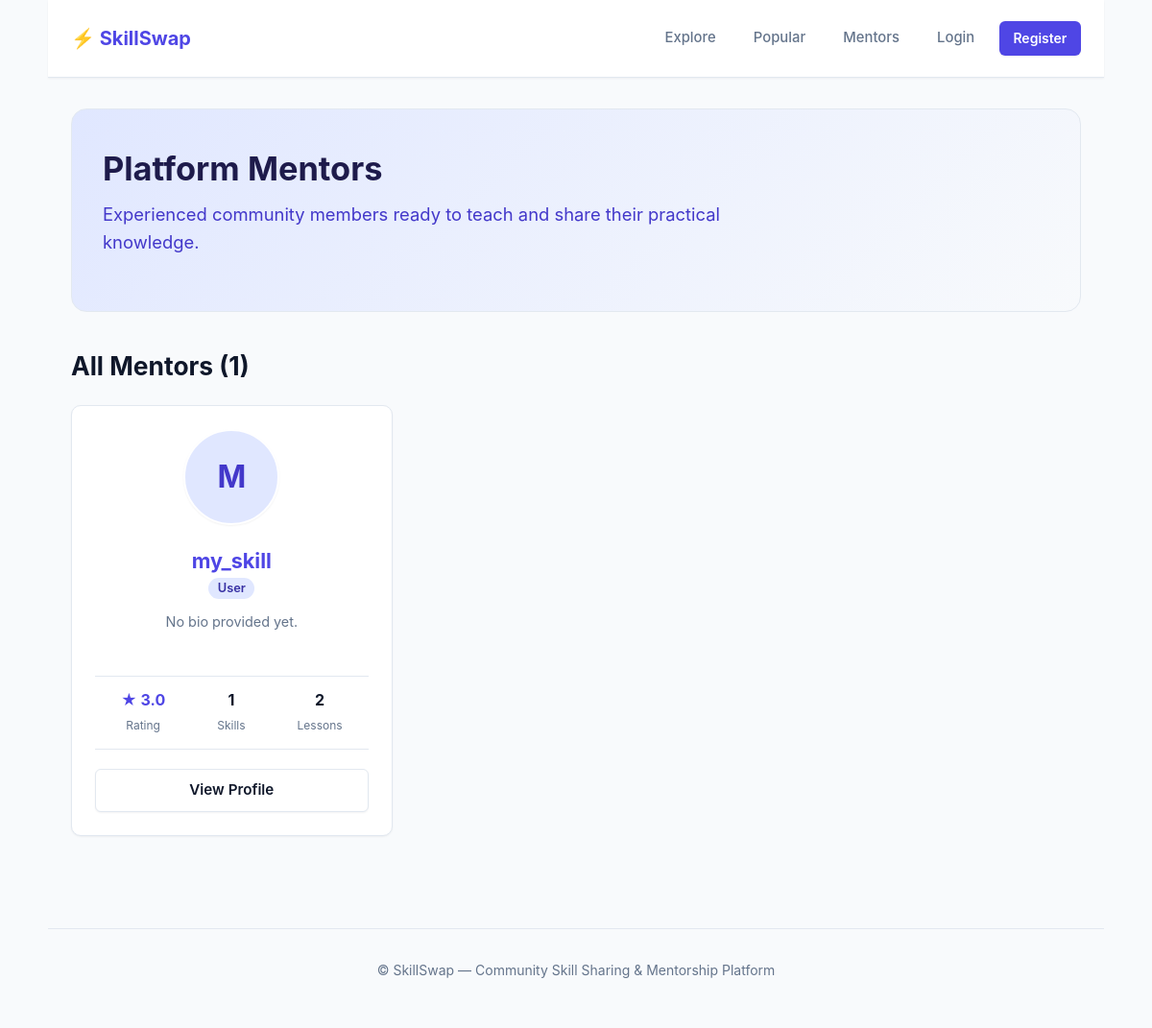
/mentors/, run on the app's committed database.
### users/models.py (models this page shows, shortened)
class User(AbstractUser):
    class Role(models.TextChoices):
        SUPER_ADMIN = 'super_admin', 'Super Admin'
        ADMIN = 'admin', 'Admin'
        USER = 'user', 'User'
    objects = CustomUserManager()
    role = models.CharField(
        max_length=20,
        choices=Role.choices,
        default=Role.USER
    )
    avatar = CloudinaryField(
        "avatar",
        blank=True,
        null=True
    )
    bio = models.TextField(
        "About me",
        blank=True
    )
    is_banned = models.BooleanField(
        "Banned",
        default=False
    )
    class Meta:
        verbose_name = "User"
        verbose_name_plural = "Users"
        ordering = ['-date_joined']
    @property
    def published_offers_count(self):
        return self.offers.filter(status__slug='published').count()
    @property
    def completed_lessons_count(self):
        from offers.models import BookingRequest
        return BookingRequest.objects.filter(
            offer__author=self,
            status=BookingRequest.Status.COMPLETED
        ).count()
    @property
    def average_rating(self):
        from offers.models import Review
        result = Review.objects.filter(offer__author=self).aggregate(models.Avg('rating'))['rating__avg']
        return round(result, 1) if result is not None else None

### offers/views.py (the view)
# urls.py: path('mentors/', views.mentors_view, name='mentors'),
def mentors_view(request):
    mentors = (
        User.objects.filter(offers__status__slug='published')
        .distinct()
        .order_by('-date_joined')
    )
    return render(request, 'offers/mentors.html', {'mentors': mentors})

### offers/templates/offers/mentors.html (shortened to what this page needs)
{% extends 'base.html' %}
{% block content %}
<section class="hero">
    <h1>Platform Mentors</h1>
    <p>Experienced community members ready to teach and share their practical knowledge.</p>
</section>
<h2>All Mentors ({{ mentors.count }})</h2>
{% if mentors %}
    <section class="grid">
        {% for mentor in mentors %}
            <article style="text-align: center; align-items: center;">
                {% if mentor.avatar %}
                    <img src="{{ mentor.avatar.url }}" alt="{{ mentor.username }}" class="avatar avatar-lg" style="margin-bottom: 1rem;">
                {% else %}
                    <span class="avatar avatar-lg" style="display: inline-flex; align-items: center; justify-content: center; background: #e0e7ff; color: #4338ca; font-size: 2rem; font-weight: 700; margin-bottom: 1rem;">
                        {{ mentor.username|slice:":1"|upper }}
                    </span>
                {% endif %}
                <h3 style="margin-bottom: 0.25rem;">
                    <a href="{% url 'user_profile' mentor.username %}">{{ mentor.username }}</a>
                </h3>
                <span class="badge" style="margin-bottom: 0.75rem;">{{ mentor.get_role_display }}</span>
                <p style="color: var(--text-muted); font-size: 0.9rem; min-height: 40px;">
                    {{ mentor.bio|default:"No bio provided yet."|truncatewords:15 }}
                </p>
                <div style="display: flex; justify-content: space-around; width: 100%; padding: 0.75rem 0; border-top: 1px solid var(--border); border-bottom: 1px solid var(--border); margin: 0.75rem 0;">
                    <div>
                        <div style="font-weight: 700; color: var(--primary);">
                            {% if mentor.average_rating %}
                                ★ {{ mentor.average_rating }}
                            {% else %}
                                —
                            {% endif %}
                        </div>
                        <small style="color: var(--text-muted); font-size: 0.75rem;">Rating</small>
                    </div>
                    <div>
                        <div style="font-weight: 700; color: var(--text);">{{ mentor.published_offers_count }}</div>
                        <small style="color: var(--text-muted); font-size: 0.75rem;">Skills</small>
                    </div>
                    <div>
                        <div style="font-weight: 700; color: var(--text);">{{ mentor.completed_lessons_count }}</div>
                        <small style="color: var(--text-muted); font-size: 0.75rem;">Lessons</small>
                    </div>
                </div>
                <div style="margin-top: 0.5rem; width: 100%;">
                    <a href="{% url 'user_profile' mentor.username %}" class="button secondary" style="width: 100%;">
                        View Profile
                    </a>
                </div>
            </article>
        {% endfor %}
    </section>
{% else %}
    <div class="empty-state">
        <h3>No Registered Mentors Yet</h3>
        <p>Users become mentors once they have at least one published skill offer.</p>
    </div>
{% endif %}
{% endblock %}

### static/css/style.css (style rules this page uses)
:root { --font-family: -apple-system, BlinkMacSystemFont, "Segoe UI", Roboto, "Helvetica Neue", Arial, sans-serif; --bg: #f8fafc; --surface: #ffffff; --surface-alt: #f1f5f9; --border: #e2e8f0; --border-focus: #6366f1; --text: #0f172a; --text-muted: #64748b; --text-inverse: #ffffff; --primary: #4f46e5; --primary-hover: #4338ca; --primary-light: #e0e7ff; --primary-text: #3730a3; --success: #10b981; --success-light: #d1fae5; --success-text: #065f46; --warning: #f59e0b; --warning-light: #fef3c7; --warning-text: #92400e; --danger: #ef4444; --danger-light: #fee2e2; --danger-text: #991b1b; --radius-sm: 6px; --radius-md: 10px; --radius-lg: 16px; --radius-full: 9999px; --shadow-sm: 0 1px 2px 0 rgb(0 0 0 / 0.05); --shadow-md: 0 4px 6px -1px rgb(0 0 0 / 0.08), 0 2px 4px -2px rgb(0 0 0 / 0.06); --shadow-lg: 0 10px 15px -3px rgb(0 0 0 / 0.08), 0 4px 6px -4px rgb(0 0 0 / 0.04); --max-width: 1100px; }
*, *::before, *::after { box-sizing: border-box; }
html { font-size: 16px; scroll-behavior: smooth; }
body { margin: 0; padding: 0; font-family: var(--font-family); background-color: var(--bg); color: var(--text); line-height: 1.6; -webkit-font-smoothing: antialiased; }
h1, h2, h3, h4, h5, h6 { color: var(--text); font-weight: 700; line-height: 1.25; margin-top: 1.5rem; margin-bottom: 0.75rem; }
h1 { font-size: 2.15rem; margin-top: 0; }
h2 { font-size: 1.65rem; }
h3 { font-size: 1.35rem; }
p { margin-top: 0; margin-bottom: 1rem; }
a { color: var(--primary); text-decoration: none; transition: color 0.15s ease-in-out; }
article { background: var(--surface); border: 1px solid var(--border); border-radius: var(--radius-md); padding: 1.5rem; box-shadow: var(--shadow-sm); transition: transform 0.2s ease, box-shadow 0.2s ease; display: flex; flex-direction: column; }
article h2, article h3 { margin-top: 0.5rem; margin-bottom: 0.5rem; }
.grid, section.grid { display: grid; grid-template-columns: repeat(auto-fill, minmax(290px, 1fr)); gap: 1.5rem; margin-top: 1.5rem; margin-bottom: 2rem; }
button, input[type="button"], input[type="submit"], input[type="reset"], a.button { display: inline-flex; align-items: center; justify-content: center; gap: 0.5rem; padding: 0.6rem 1.25rem; font-size: 0.95rem; font-weight: 600; font-family: inherit; color: var(--text-inverse); background-color: var(--primary); border: 1px solid transparent; border-radius: var(--radius-sm); cursor: pointer; text-decoration: none !important; transition: all 0.15s ease; box-shadow: var(--shadow-sm); }
button.secondary, a.button.secondary { background-color: var(--surface); color: var(--text); border-color: var(--border); }
mark, code, .badge { display: inline-flex; align-items: center; padding: 0.2rem 0.6rem; font-size: 0.8rem; font-weight: 600; border-radius: var(--radius-full); background-color: var(--primary-light); color: var(--primary-text); line-height: 1.2; }
.avatar { border-radius: var(--radius-full); object-fit: cover; background-color: var(--surface-alt); display: inline-block; border: 2px solid var(--surface); box-shadow: var(--shadow-sm); }
.avatar-lg { width: 100px; height: 100px; }
.hero { background: linear-gradient(135deg, #e0e7ff 0%, #f8fafc 100%); border: 1px solid var(--border); border-radius: var(--radius-lg); padding: 2.5rem 2rem; margin-bottom: 2.5rem; }
.hero h1 { margin-top: 0; color: #1e1b4b; }
.hero p { font-size: 1.15rem; color: #4338ca; max-width: 650px; }

### data on the page
User: username "M", username "my_skill", role "User", bio "No bio provided yet.", average_rating "3.0", published_offers_count "1", completed_lessons_count "2"

### other printed values
{{ mentors.count }} "1"
